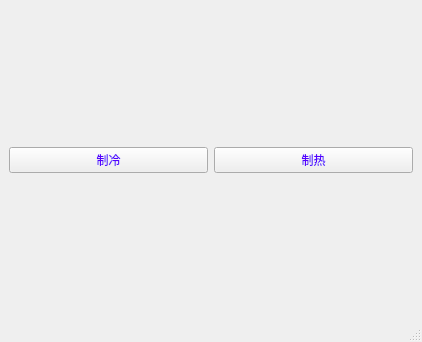
<?xml version="1.0" encoding="UTF-8"?>
<ui version="4.0">
 <class>workmode</class>
 <widget class="QMainWindow" name="workmode">
  <property name="geometry">
   <rect>
    <x>0</x>
    <y>0</y>
    <width>422</width>
    <height>342</height>
   </rect>
  </property>
  <property name="windowTitle">
   <string>MainWindow</string>
  </property>
  <widget class="QWidget" name="centralwidget">
   <layout class="QVBoxLayout" name="verticalLayout">
    <item>
     <layout class="QHBoxLayout" name="horizontalLayout">
      <item>
       <widget class="QPushButton" name="coldMode">
        <property name="styleSheet">
         <string notr="true">font: 20pt &quot;Cambria&quot;;
color: rgb(85, 0, 255)</string>
        </property>
        <property name="text">
         <string>制冷</string>
        </property>
       </widget>
      </item>
      <item>
       <widget class="QPushButton" name="hotMode">
        <property name="styleSheet">
         <string notr="true">font: 20pt &quot;Cambria&quot;;
color: rgb(85, 0, 255)</string>
        </property>
        <property name="text">
         <string>制热</string>
        </property>
       </widget>
      </item>
     </layout>
    </item>
   </layout>
  </widget>
  <widget class="QMenuBar" name="menubar">
   <property name="geometry">
    <rect>
     <x>0</x>
     <y>0</y>
     <width>422</width>
     <height>26</height>
    </rect>
   </property>
  </widget>
  <widget class="QStatusBar" name="statusbar"/>
 </widget>
 <resources/>
 <connections/>
</ui>
